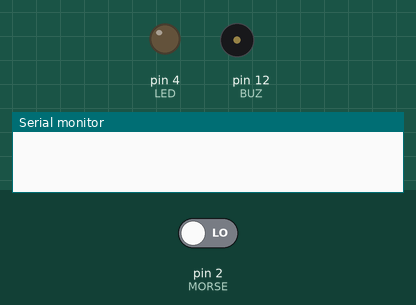
Bench run of a sketch on a simulated Arduino Uno, built with avr-gcc and run on an emulated ATmega328P. Parts: output pins drawn as LEDs (lit = HIGH), buzzer (waves = sounding), the last lines printed to the serial monitor. The test bench sets the inputs (shaded band); at power-on: pin 2 (MORSE) LOW.

Above: at 1.2 s.
1.3 s: pin 2 (MORSE) driven HIGH
At 1.7 s:
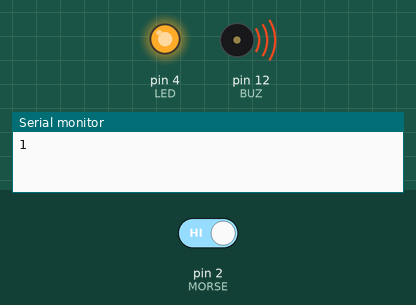
2.8 s: pin 2 (MORSE) driven LOW
At 4.0 s:
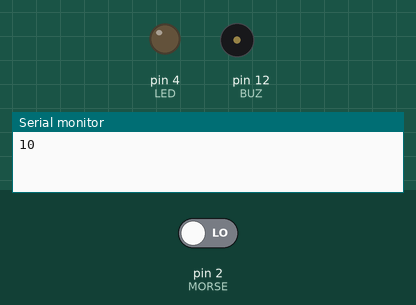
Timing chart, 0 to 5.8 s (numbered marks = the images above; inputs shaded):
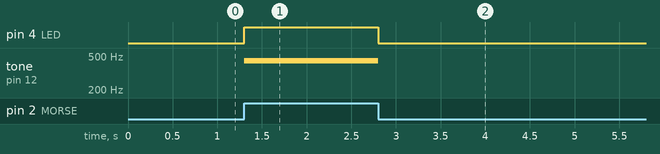

The sketch:

morse.ino
```cpp
#define BUZ 12
#define MORSE 2
#define LED 4

int lastButtonState = 0;
int buttonState = 0;
int lastBounce = 0;

void setup() {
  pinMode(LED, OUTPUT);
  pinMode(MORSE, INPUT);
  noTone(BUZ);
  Serial.begin(9600);
}

void loop() {
  buttonState = digitalRead(MORSE);
  if (buttonState != lastButtonState && millis() - lastBounce > 50) {
    if (buttonState == HIGH) {
      digitalWrite(LED, HIGH);
      tone(BUZ, 440);
      Serial.print(1);
    } else {
      digitalWrite(LED, LOW);
      noTone(BUZ);
      Serial.print(0);
    }
    lastButtonState = buttonState;
    lastBounce = millis();
  }
}
```

Measured:
- after the input at 1.3 s, pin 4 (LED): LOW → HIGH at once; tone on pin 12 (BUZ): silent → 440 Hz at once
- after the input at 2.8 s, pin 4 (LED): HIGH → LOW at once; tone on pin 12 (BUZ): 440 Hz → silent at once
